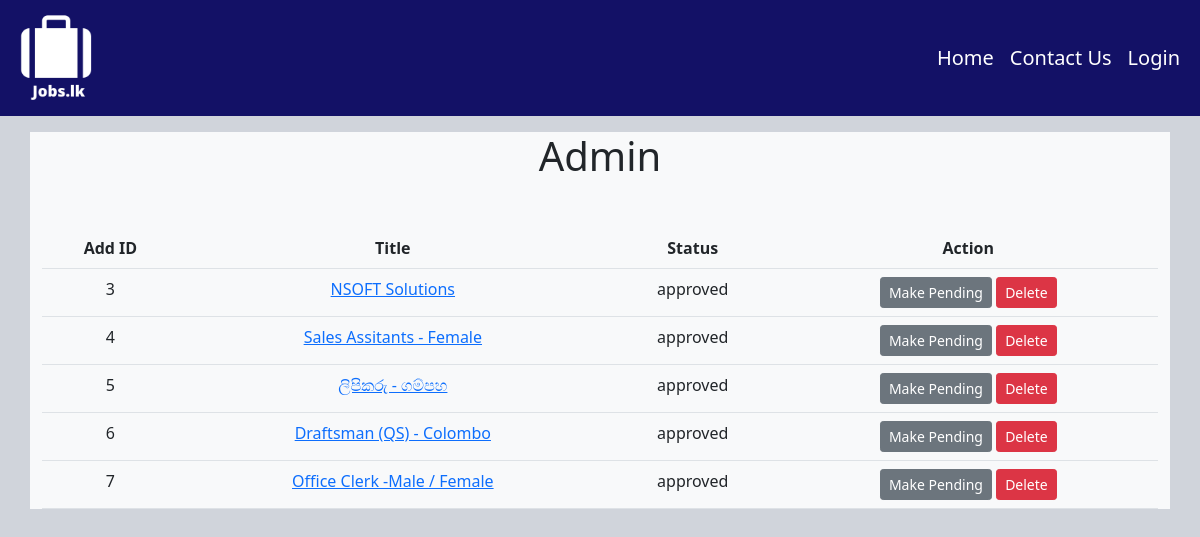
The app's page /admin.php with its own data.
### tables this page shows
CREATE TABLE `jobs` (
  `id` int(5) NOT NULL,
  `uid` int(5) DEFAULT NULL,
  `title` varchar(30) DEFAULT NULL,
  `description` varchar(250) DEFAULT NULL,
  `employer` varchar(30) DEFAULT NULL,
  `role` varchar(25) DEFAULT NULL,
  `experience` varchar(3) DEFAULT NULL,
  `education` varchar(30) DEFAULT NULL,
  `deadline` varchar(10) DEFAULT NULL,
  `tel1` varchar(15) DEFAULT NULL,
  `city` varchar(15) DEFAULT NULL,
  `pic1` varchar(100) DEFAULT NULL,
  `date` date DEFAULT NULL,
  `status` varchar(10) NOT NULL DEFAULT 'pending'
);

### admin.php (the view, shortened to what this page needs)
<?php include 'db_connection.php'; ?>
<!DOCTYPE html>
<html>
<head>
        <?php include 'head.php'; ?>
</head>
<body>
<?php include 'nav.php';?>
<div class="container bg-light mt-3 text-center">
        <h1>Admin</h1>
        <table class="table mt-5">
                <tr>
                        <th>Add ID</th>
                        <th>Title</th>
                        <th>Status</th>
                        <th>Action</th>
                </tr>
                <?php
                $sql = "SELECT * FROM jobs ";
                $result = $conn->query($sql);
                while($row=$result->fetch_assoc()) { ?>
                <tr>
                        <td><?php echo $row["id"]; ?></td>
                        <td>
                                <a href="add.php?id=<?php echo $row["id"]; ?>" target="_blank"><?php echo $row["title"]; ?></a>
                        </td>
                        <td><?php echo $row["status"]; ?></td>
                        <td>
                                <?php if($row["status"]=="approved") {?>
                                <a href="sql/approve_add.php?status=pending&id=<?php echo $row["id"]; ?>" class="btn btn-sm btn-secondary">Make Pending</a>
                                <?php } ?>
                                <a href="sql/delete_add.php?id=<?php echo $row["id"]; ?>" class="btn btn-sm btn-danger">Delete</a>
                        </td>
                </tr>
                <?php } ?>
        </table>
</div>
</body>
</html>

### head.php (style rules this page uses)
body { background-color:#d0d4db; }

### records on screen
jobs: id "3", title "NSOFT Solutions", status "approved"
jobs: id "4", title "Sales Assitants - Female", status "approved"
jobs: id "5", title "ලිපිකරු - ගම්පහ", status "approved"
jobs: id "6", title "Draftsman (QS) - Colombo", status "approved"
jobs: id "7", title "Office Clerk -Male / Female", status "approved"
